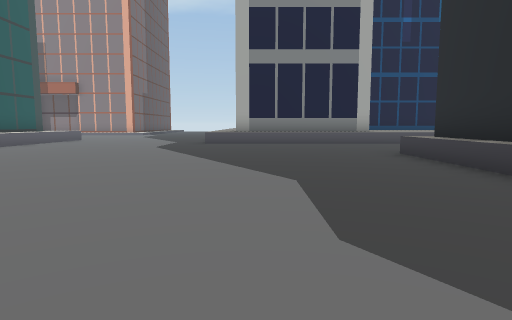
View 1 (above)

24 first-person views from a walk through a 3-D level made in the Unity game engine. The camera is 1.3 m above the floor, tilts 6° down and sees 75° across. The floor is counted in squares, 2 m on a side. Each view is taken from the middle of a square. On the plan, view 1 faces up. The plan holds only what a view shows up to about 10 squares ahead; the rest is blank. The place goes on beyond the plan. Some animated figures are not drawn.

View 2
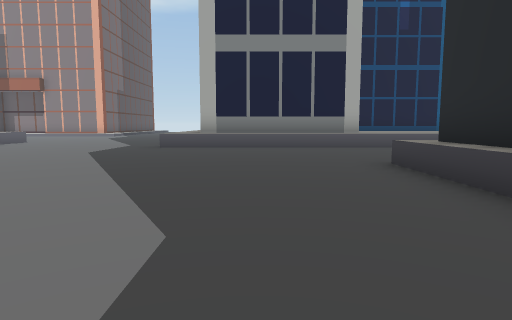

View 3
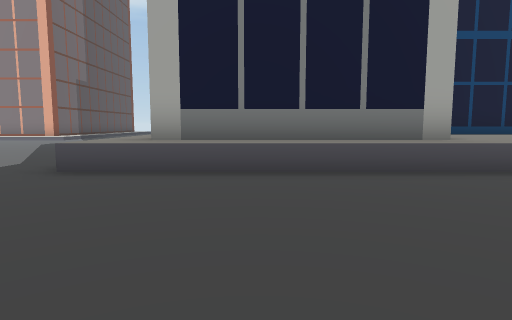

View 4
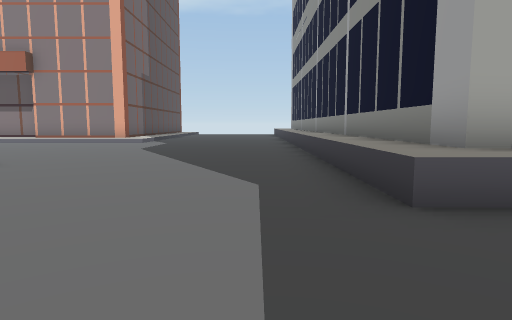

View 5
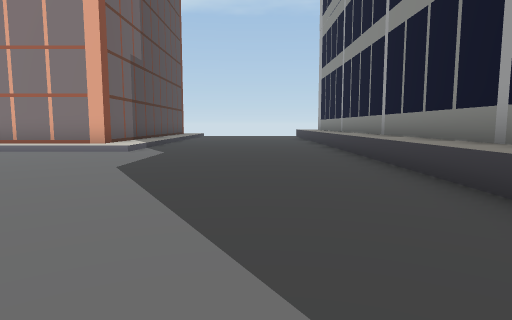

View 6
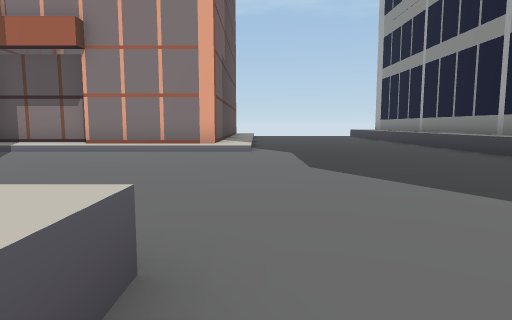

View 7
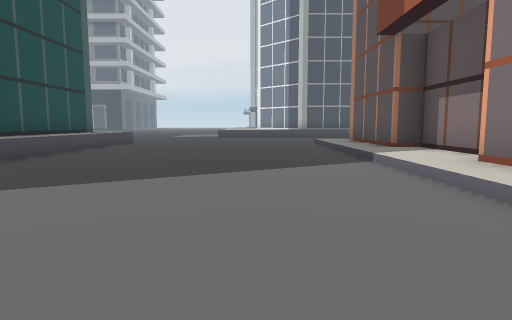

View 8
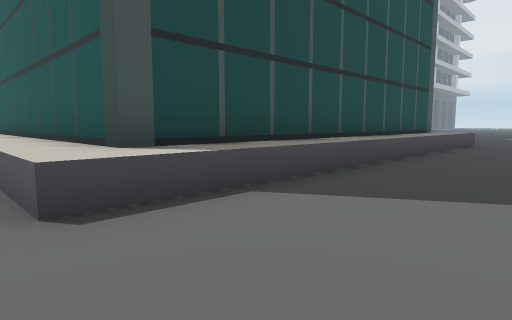

View 9
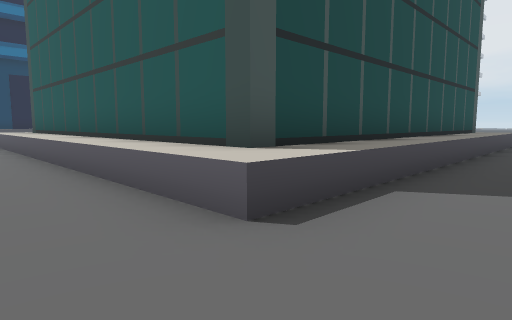

View 10
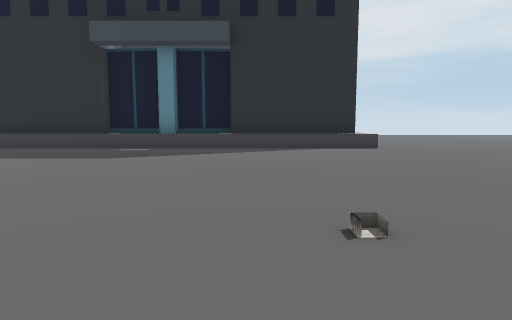

View 11
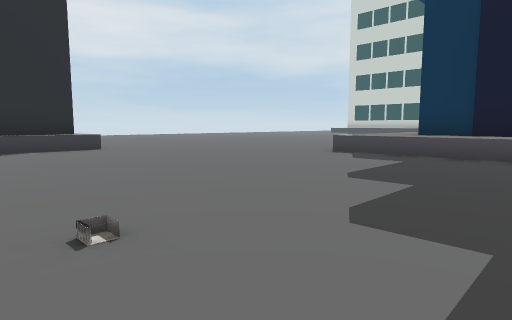

View 12
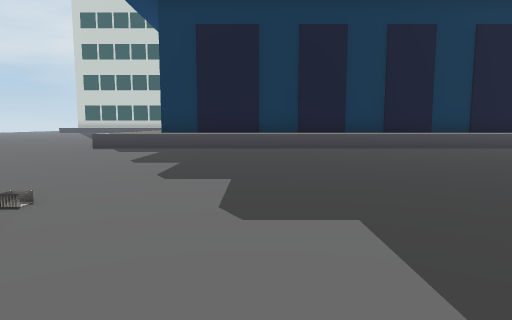

View 13
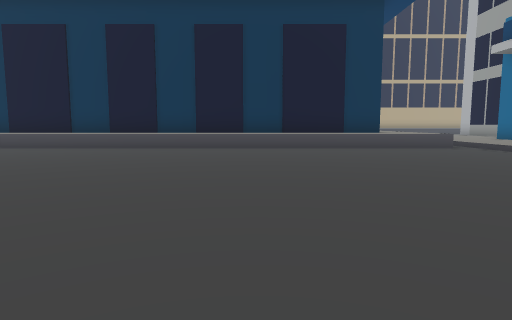

View 14
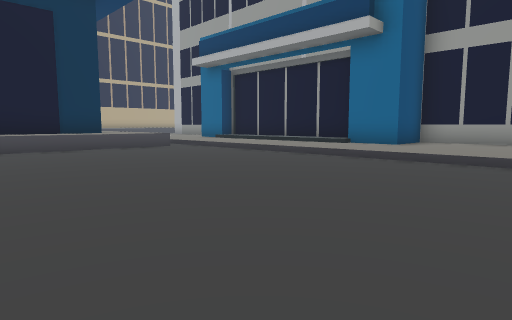

View 15
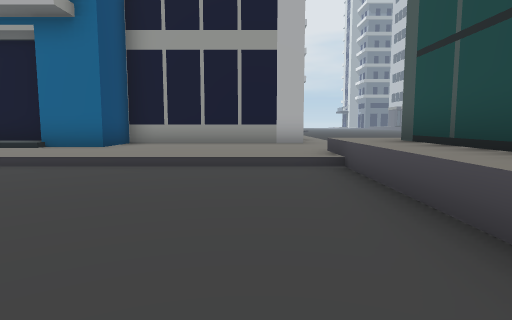

View 16
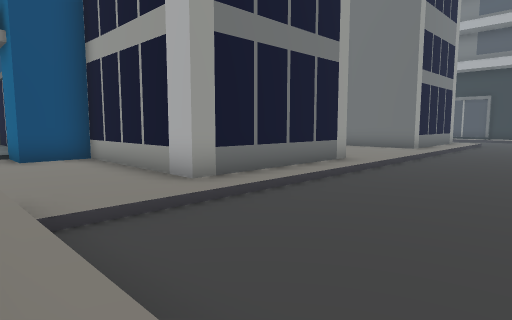

View 17
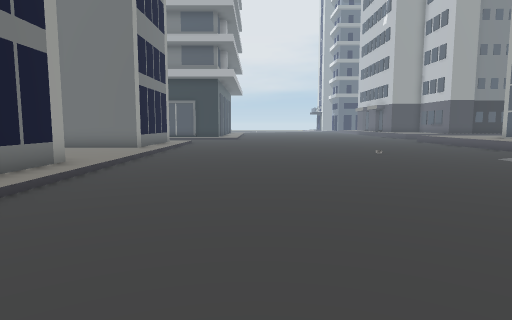

View 18
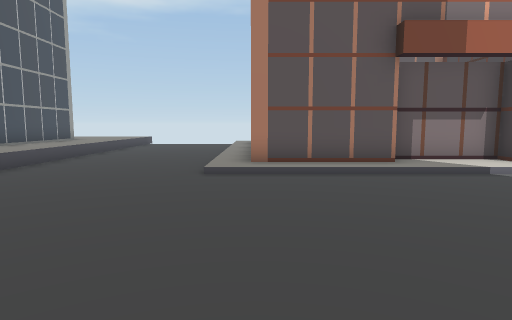

View 19
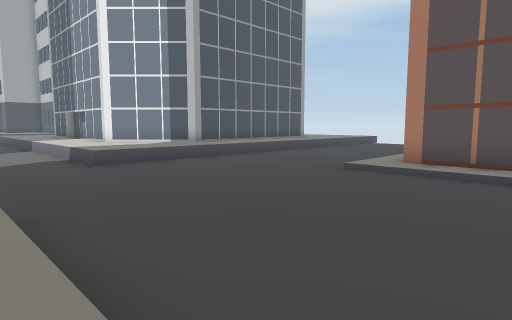

View 20
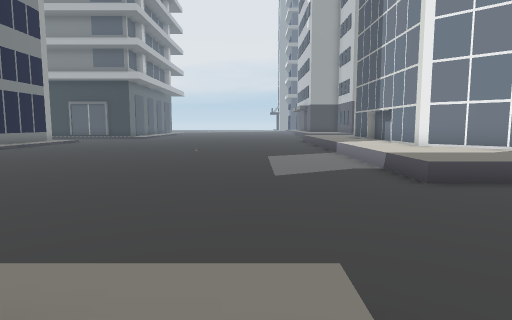

View 21
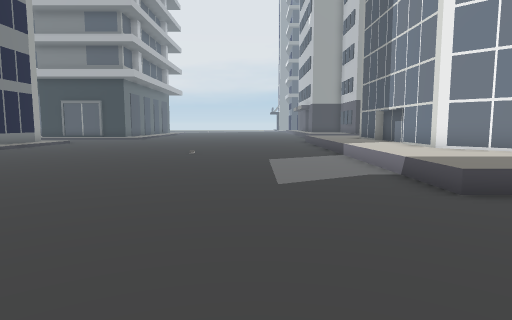

View 22
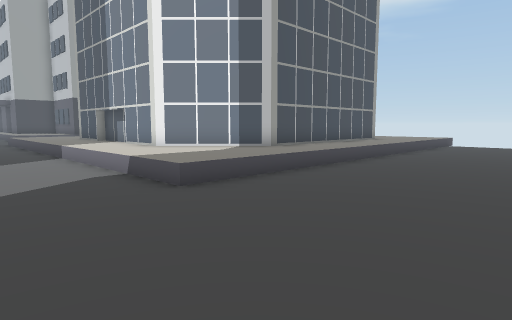

View 23
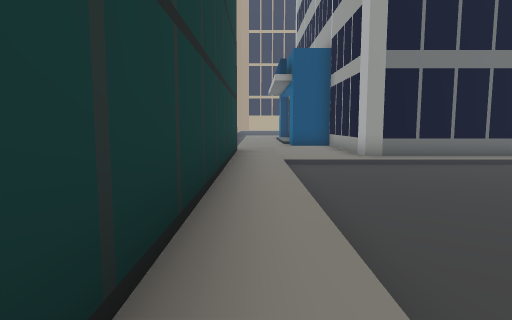

View 24
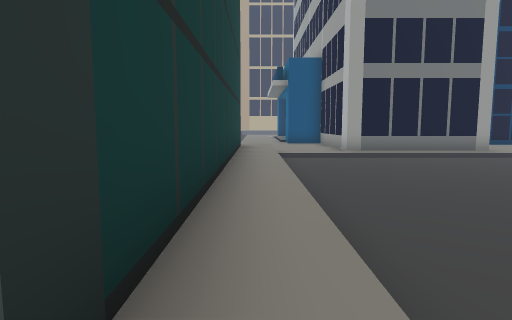

### Floor plan
Key: @ floor where view 1 was taken; # wall or solid block; . main floor; : floor 0.25 m higher than the main floor; + floor 0.75 m higher than the main floor; / step, stairs or slope; ^ raised ledge; B battery.
Columns run from 30 left of view 1 to 7 right of it. Each row starts with its distance up from view 1.
 23      ^^..../   ##### ##/.....#
 22      ^^..../####:::###:/.....#
 21    #^^^..../////////////.....#
 20   #^^^^......................#
 19  #^^^^^......................#
 18  ^^^^^^......................#
 17 ^^^^^^^......................#
 16 .............................#      ##
 15 .............................#      ^^
 14  ..........++++++++++++......#     ^^
 13  ..........+##########+......######^^
 12  ..........+#        #+......^^^^^^^^
 11  ..........+#        #+.............
 10  ..........+#        #+............
  9  ..........+#        #+............
  8  ..........+#        #+............
  7  ..........+#        #+. .........#
  6 ...........+#        #+. .........#
  5 ...........+#        #+   ........#
  4 ...........+###      #+    .......#
  3  ::::::::::+++++           .......#
  2  ::######:::/....          .......#
  1         #:::/......     . ........#
  0         #:::/.......   .......@...#
 -1         #:::/........ ............#
 -2         #:::/.............B.......#
 -3         ##::/.....................#
 -4          #::/.....................^
 -5          #::/......................
 -6            :/......................
 -7             /......................
 -8            :/................... ..
 -9            :/^^^^^^^^^^^^^^^^...

Positions as (right, up) in squares from view 1, and headings:
1: (0, 0), facing up
2: (1, 2), facing up
3: (1, 7), facing up
4: (-3, 9), facing up
5: (-4, 13), facing up
6: (-7, 13), facing up
7: (-7, 19), facing left
8: (-7, 17), facing down-left
9: (-6, 16), facing down-left
10: (-6, -1), facing right
11: (-6, -1), facing down-right
12: (-6, 1), facing down
13: (-12, 1), facing down
14: (-12, 1), facing down-left
15: (-13, 1), facing left
16: (-19, 7), facing down-left
17: (-19, 7), facing left
18: (-18, 14), facing up
19: (-15, 14), facing up-left
20: (-18, 14), facing left
21: (-19, 14), facing left
22: (-19, 14), facing up-left
23: (-19, 12), facing down
24: (-19, 14), facing down
